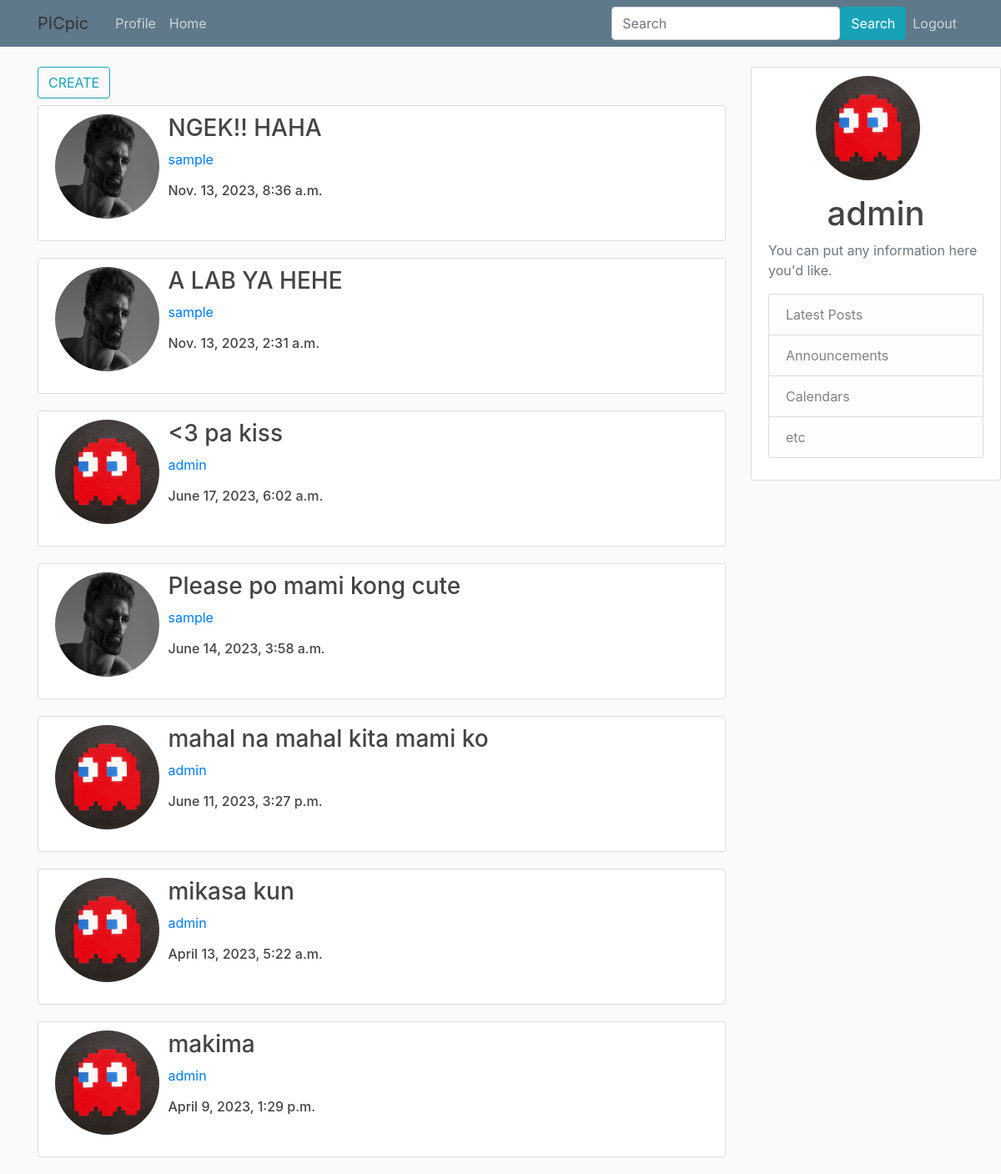
The app's page / (signed in) with its own data.
### userapp/models.py (models this page shows, shortened)
class album(models.Model):
	author = models.ForeignKey(User, on_delete=models.CASCADE, blank=True)
	albumName = models.CharField(max_length=100, unique=True)
	dateTime = models.DateTimeField(default=timezone.now)

class profile(models.Model):
	profileName = models.OneToOneField(User, on_delete=models.CASCADE)
	profilePic = models.ImageField(default='d.jpg', upload_to='profilePic')

### app/views.py (the view)
# urls.py: path('', homeList, name ='home'),
@login_required
def homeList(request):
    if request.method == 'POST':
        name = album.objects.create(author=request.user)
        name.albumName = request.POST.get('album')
        name.save()
        return redirect('home')
    alb = album.objects.all().order_by('-dateTime')
    context = {
            'alb':alb,
    }
    return render(request, 'home.html', context)

### app/templates/home.html (shortened to what this page needs)
{% extends "base.html" %}
{% load crispy_forms_tags %}
{% block content %}
	<button class="btn btn btn-outline-info" data-toggle="modal" data-target="#ModalCenter">
		CREATE
	</button>
	{% for x in alb %}
	<a href="{% url 'album-detail' x.id %}">
		<div class="content-section">
			<div class="row">
				<div class="col-md-2">
					<img class="rounded-circle account-img" src="{{ x.author.profile.profilePic.url }}">
				</div>
				<div class="col-md-10">
					<h3>{{ x.albumName }}</h3>
					<p>{{ x.author }}</p>
					<h6>{{ x.dateTime }}</h6>
				</div>
			</div>
		</div>
	</a>
{% endfor %}
{% endblock content %}

### app/templates/base.html (shortened to what this page needs)
{% load static %}
<!DOCTYPE html>
<html>
	<head>
		<link rel="stylesheet" href="https://cdn.jsdelivr.net/npm/bootstrap@4.0.0/dist/css/bootstrap.min.css">
		<link rel="stylesheet" type="text/css" href="{% static 'main.css' %}">
	</head>
	<body>
		<header class="site-header">
  			<nav class="navbar navbar-expand-md navbar-dark bg-steel fixed-top">
    			<div class="container">
      				<a class="navbar-brand mr-4">PICpic</a>
      				<div class="collapse navbar-collapse" id="navbarToggle">
        				<div class="navbar-nav mr-auto">
        					{% if user.is_authenticated %}
          						<a class="nav-item nav-link" href="{% url 'profile'%}">Profile</a>
							<a class="nav-item nav-link" href="{% url 'home' %}">Home</a>
          					{% else %}
          						<a class="nav-item nav-link">Hi, Please Login First</a>
          					{% endif %}
          				</div>
        				<div class="navbar-nav">
        					{% if user.is_authenticated %}
								<form class="d-flex" action="{% url 'home-search' %}" method="GET">
									<input class="form-control me-2" type="text" placeholder="Search" aria-label="Search" name="search">
									<button class="btn btn-info" type="submit">Search</button>
								</form>
								<a class="nav-item nav-link" href="{% url 'logout' %}">Logout</a>
        					{% else %}
          						<a class="nav-item nav-link" href="{% url 'login' %}">Login</a>
          						<a class="nav-item nav-link" href="{% url 'register' %}">Register</a>
          					{% endif %}
        				</div>
      				</div>
				</div>
  			</nav>
		</header>
		<main role="main" class="container">
  			<div class="row">
    			<div class="col-md-9">
      				{% block content %}{% endblock %}
    			</div>
    			<div class="col-md-3">
      				<div class="content-section position-fixed">
      					{% if user.is_authenticated %}
      					<center>
      						<img class="rounded-circle account-img" src="{{ user.profile.profilePic.url }}">
        				<h1>{{ user.profile.profileName }}</h1>
        				</center>
        				{% endif %}
        				<p class='text-muted'>You can put any information here you'd like.
          					<ul class="list-group">
            					<li class="list-group-item list-group-item-light">Latest Posts</li>
            					<li class="list-group-item list-group-item-light">Announcements</li>
            					<li class="list-group-item list-group-item-light">Calendars</li>
            					<li class="list-group-item list-group-item-light">etc</li>
          					</ul>
        				</p>
      				</div>
    			</div>
  			</div>
		</main>
	</body>
</html>

### app/static/main.css (style rules this page uses)
body { background: #fafafa; color: #333333; margin-top: 5rem; }
h1, h2, h3, h4, h5, h6 { color: #444444; }
ul { margin: 0; }
.bg-steel { background-color: #5f788a; }
.site-header .navbar-nav .nav-link { color: #cbd5db; }
.content-section { background: #ffffff; padding: 10px 20px; border: 1px solid #dddddd; border-radius: 3px; margin-bottom: 20px; }
.account-img { height: 125px; width: 125px; margin-right: 20px; margin-bottom: 16px; }

### app/templates/base.html (style rules this page uses)
img { max-width: 200%; max-height: 100%; }

### records on screen
album: author.profile.profilePic (picture), albumName "NGEK!! HAHA", author "sample", dateTime "Nov. 13, 2023, 8:36 a.m."
album: author.profile.profilePic (picture), albumName "A LAB YA HEHE", author "sample", dateTime "Nov. 13, 2023, 2:31 a.m."
album: author.profile.profilePic (picture), albumName "<3 pa kiss", author "admin", dateTime "June 17, 2023, 6:02 a.m."
album: author.profile.profilePic (picture), albumName "Please po mami kong cute", author "sample", dateTime "June 14, 2023, 3:58 a.m."
album: author.profile.profilePic (picture), albumName "mahal na mahal kita mami ko", author "admin", dateTime "June 11, 2023, 3:27 p.m."
album: author.profile.profilePic (picture), albumName "mikasa kun", author "admin", dateTime "April 13, 2023, 5:22 a.m."
album: author.profile.profilePic (picture), albumName "makima", author "admin", dateTime "April 9, 2023, 1:29 p.m."

### other values on screen
{{ user.profile.profileName }} "admin"
